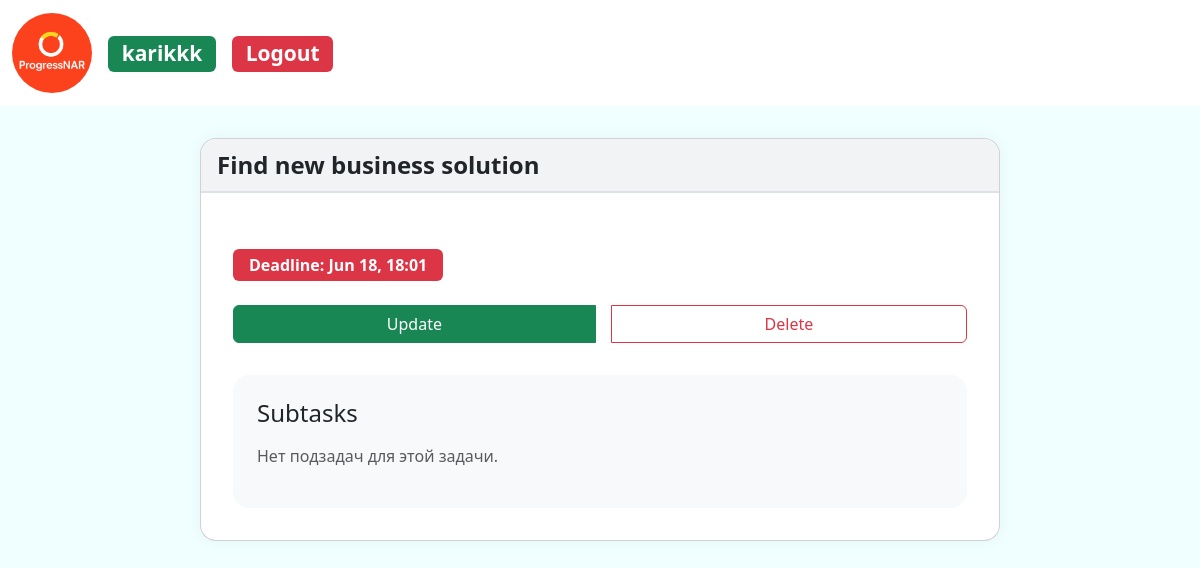
The app's page /task/38d40c5188ed4468bbcdc5454e756677/ (signed in), older data.
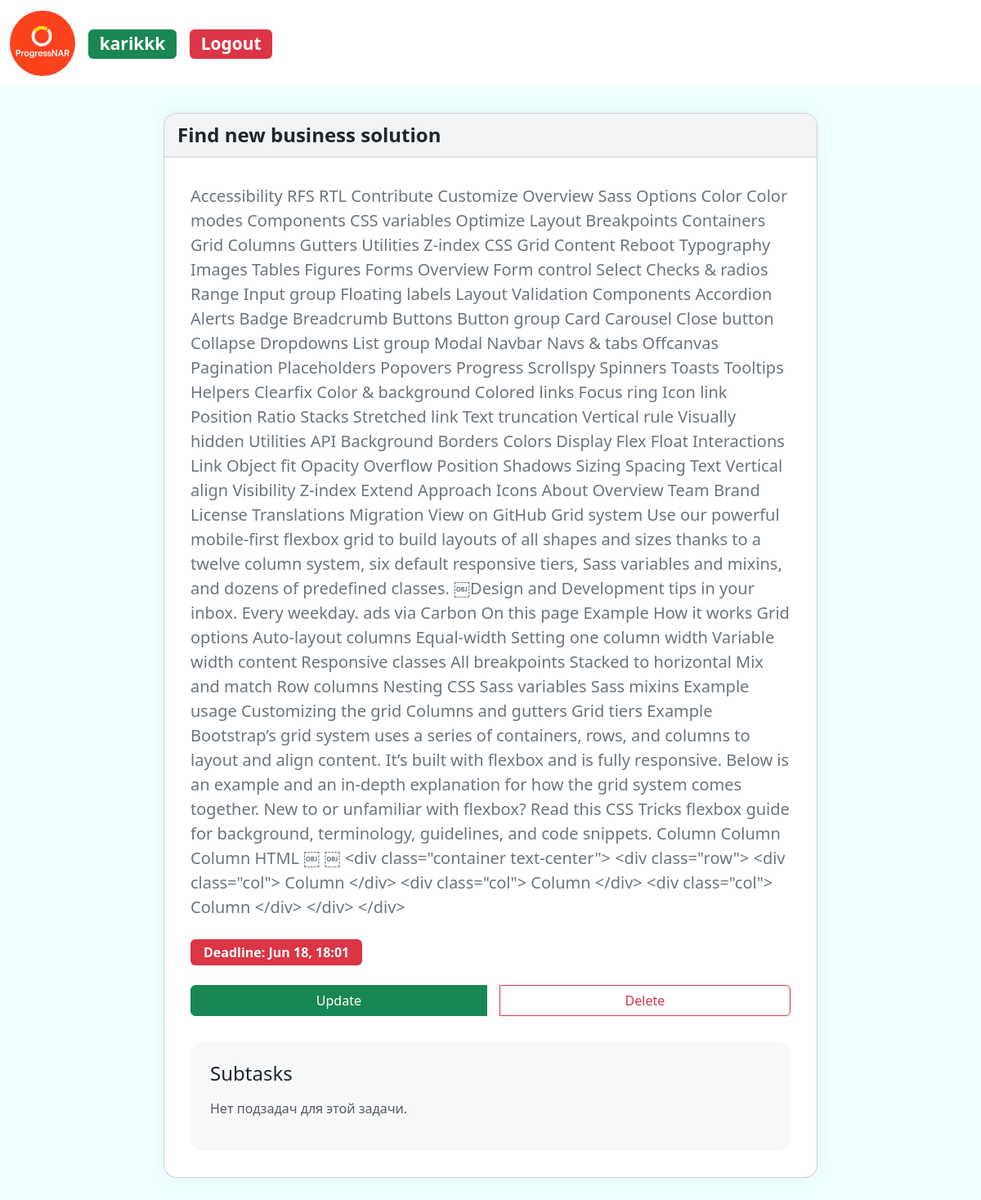
The same page, newer data.
### todoApp_main/models.py (models this page shows, shortened)
class Task(models.Model):
    class Status(models.TextChoices):
        BACKLOG = 'backlog', 'Backlog'
        IN_PROGRESS = 'in_progress', 'In Progress'
        DONE = 'done', 'Done'
        EXPIRED = 'expired', 'Expired'
    class Priority(models.TextChoices):
        LOW = 'low', 'Low'
        MEDIUM = 'medium', 'Medium'
        HIGH = 'high', 'High'
    user = models.ForeignKey(User, on_delete=models.CASCADE,blank=True)
    id = models.UUIDField(primary_key = True,default = uuid.uuid4,editable = False)
    title = models.CharField(max_length = 100)
    description = models.TextField(null = False,blank = True)
    responsible_user = models.ManyToManyField(  # Изменил название поля
        User,
        blank=True,
        related_name='responsible_users',
    )
    status = models.CharField(
        max_length = 20,
        choices = Status.choices,
        default = Status.BACKLOG
    )
    priority = models.CharField(
        max_length = 20,
        choices = Priority.choices,
        default = Priority.MEDIUM
    )
    deadline = models.DateTimeField()
    created_at = models.DateTimeField(auto_now_add = True)
    updated_at = models.DateTimeField(auto_now = True)
    class Meta:
        ordering = ['-updated_at']

### todoApp_main/views.py (the view)
# urls.py: path('task/<str:pk>/',views.task,name='task'),
@login_required(login_url='login')
def task(request,pk):
    task = Task.objects.get(id = pk)
    sub_tasks = SubTask.objects.filter(parent_task = pk)
    context = {'task': task, 'subtask' : sub_tasks}
    return render(request,'todoApp_main/task.html',context)

### todoApp_main/templates/todoApp_main/task.html (shortened to what this page needs)
{% extends 'main.html' %}
{% block content %}
<div class="card task-detail-card">
  <div class="card-header">
    {{ task.title }}
  </div>
  <div class="card-body">
    <blockquote class="blockquote mb-4">
      <p class="fs-5 text-secondary">{{ task.description }}</p>
    </blockquote>
    <h5>
      <span class="badge bg-danger deadline-badge">
        Deadline: {{ task.deadline|date:"M d, H:i" }}
      </span>
    </h5>
    <div class="btn-group">
      <a href="{% url 'task_update' task.id %}" class="btn btn-success">Update</a>
      <a href="{% url 'task_delete' task.id %}" class="btn btn-outline-danger">Delete</a>
    </div>
    <div class="subtasks-section">
      <h4>Subtasks</h4>
      {% for stask in subtask %}
        <div class="form-check mb-2">
          <input class="form-check-input" type="checkbox" {% if stask.is_done %}checked{% endif %} disabled>
          <label class="form-check-label {% if stask.is_done %}text-decoration-line-through text-muted{% endif %}">
            {{ stask.title }}
          </label>
        </div>
      {% empty %}
        <p class="text-muted">Нет подзадач для этой задачи.</p>
      {% endfor %}
    </div>
  </div>
</div>
{% endblock %}

Row changes from the older to the newer data that the page shows:
changed Task "Find new business solution": description (not shown) → "Accessibility RFS RTL Contribute Customize Overview Sass Options Color Color modes Components CSS variables Optimize Layout Breakpoints Containers Grid Columns Gutters Utilities Z-index CSS Grid Content Reboot Typography Images Tables Figures Forms Overview Form control Select Checks & radios Range Input group Floating labels Layout Validation Components Accordion Alerts Badge Breadcrumb Buttons Button group Card Carousel Close button Collapse Dropdowns List group Modal Navbar Navs & tabs Offcanvas Pagination Placeholders Popovers Progress Scrollspy Spinners Toasts Tooltips Helpers Clearfix Color & background Colored links Focus ring Icon link Position Ratio Stacks Stretched link Text…"
